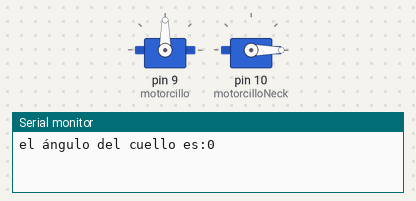
A sketch run on a simulated Arduino Uno, built with avr-gcc and run on an emulated ATmega328P. On the bench: 2 × servo, the last lines printed to the serial monitor.

Above: at 0.05 s.
At 2.8 s:
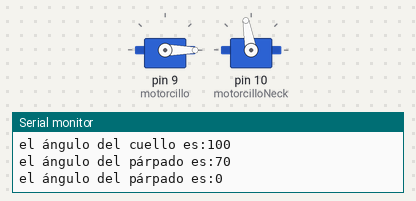
Timing chart, 0 to 6.4 s (numbered marks = the images above):
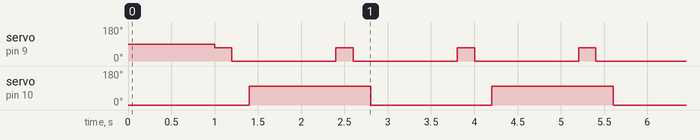

Measured:
- by itself, servo on pin 9 (motorcillo): alternates 70° for 0.20 s and 0° for 1.2 s
- by itself, servo on pin 10 (motorcilloNeck): alternates 100° for 1.4 s and 0° for 1.4 s

The sketch:

movimiento-v1.ino
```cpp
// referente de como reducir el código
// <https://arduino.stackexchange.com/questions/66378/servo-motor-in-function>
#include <Servo.h>

Servo motorcillo;
Servo motorcilloNeck;

void moverMotorcillo(int angulo, int tiempo) {
  motorcillo.write(angulo);
  Serial.print("el ángulo del párpado es:");
  Serial.println(angulo);
  delay(tiempo);
}
void moverMotorcilloNeck(int angulo, int tiempo) {
  motorcilloNeck.write(angulo);
  Serial.print("el ángulo del cuello es:");
  Serial.println(angulo);
  delay(tiempo);
}

void setup() {
  motorcillo.attach(9);
  motorcilloNeck.attach(10);
  Serial.begin(9600);
}

void loop() {
  moverMotorcilloNeck(0, 1000);
  moverMotorcillo(70, 200);
  moverMotorcillo(0, 200);
  moverMotorcilloNeck(100, 1000);
  moverMotorcillo(70, 200);
  moverMotorcillo(0, 200);
}
```
